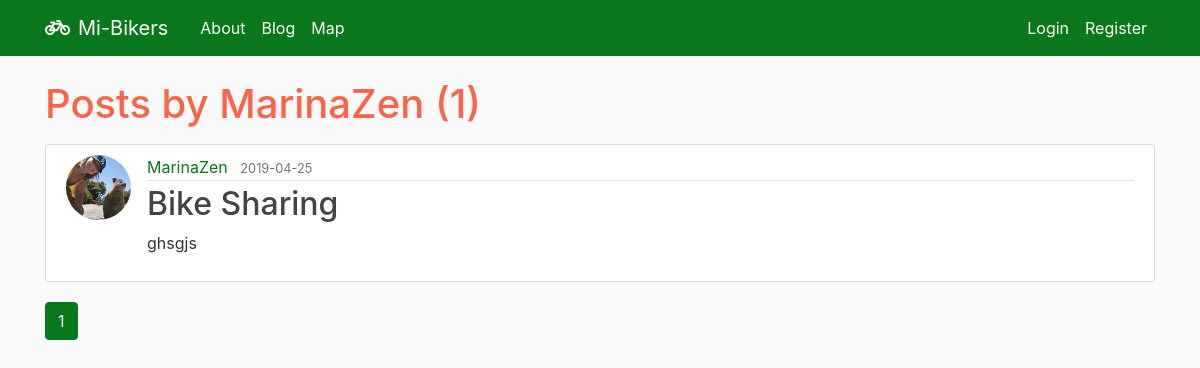
Page /user/MarinaZen on the committed database.
### flaskblog/models.py (models this page shows, shortened)
class User(db.Model, UserMixin):
    id = db.Column(db.Integer, primary_key=True)
    username = db.Column(db.String(20), unique=True, nullable=False)
    email = db.Column(db.String(120), unique=True, nullable=False)
    image_file = db.Column(db.String(20), nullable=False, default='default.jpg')
    password = db.Column(db.String(60), nullable=False)
    posts = db.relationship('Post', backref='author', lazy=True)

class Post(db.Model):
    id = db.Column(db.Integer, primary_key=True)
    title = db.Column(db.String(100), nullable=False)
    date_posted = db.Column(db.DateTime, nullable=False, default=datetime.utcnow)
    content = db.Column(db.Text, nullable=False)
    user_id = db.Column(db.Integer, db.ForeignKey('user.id'), nullable=False)

### flaskblog/users/routes.py (the view)
@users.route("/user/<string:username>")
def user_posts(username):
    page = request.args.get('page', 1, type=int)
    user = User.query.filter_by(username=username).first_or_404()
    posts = Post.query.filter_by(author=user)\
        .order_by(Post.date_posted.desc())\
        .paginate(page=page, per_page=5)
    return render_template('user_posts.html', posts=posts, user=user)

### flaskblog/templates/user_posts.html
{% extends "layout.html" %}
{% block content %}
    <h1 class="mb-3">Posts by {{ user.username }} ({{ posts.total }})</h1>
    {% for post in posts.items %}
        <article class="media content-section">
          <img class="rounded-circle article-img" src="{{ url_for('static', filename='profile_pics/' + post.author.image_file) }}">
          <div class="media-body">
            <div class="article-metadata">
              <a class="mr-2" href="{{ url_for('users.user_posts', username=post.author.username) }}">{{ post.author.username }}</a>
              <small class="text-muted">{{ post.date_posted.strftime('%Y-%m-%d') }}</small>
            </div>
            <h2><a class="article-title" href="{{ url_for('posts.post', post_id=post.id) }}">{{ post.title }}</a></h2>
            <p class="article-content">{{ post.content }}</p>
          </div>
        </article>
    {% endfor %}
    {% for page_num in posts.iter_pages(left_edge=1, right_edge=1, left_current=1, right_current=2) %}
      {% if page_num %}
        {% if posts.page == page_num %}
          <a class="btn btn-info mb-4" href="{{ url_for('users.user_posts', username=user.username, page=page_num) }}">{{ page_num }}</a>
        {% else %}
          <a class="btn btn-outline-info mb-4" href="{{ url_for('users.user_posts', username=user.username, page=page_num) }}">{{ page_num }}</a>
        {% endif %}
      {% else %}
        ...
      {% endif %}
    {% endfor %}
{% endblock content %}

### flaskblog/static/css/main.css (style rules this page uses)
body { background: #fafafa; color: #333333; margin-top: 3.5rem; }
a { color: rgb(9, 119, 27); text-decoration: none; background-color: transparent; }
h1, h2, h3, h4, h5, h6 { color: #ff6347; }
.content-section { background: #ffffff; padding: 10px 20px; border: 1px solid #dddddd; border-radius: 3px; margin-bottom: 20px; }
.article-title { color: #444444; }
.article-content { white-space: pre-line; }
.article-img { height: 65px; width: 65px; margin-right: 16px; }
.article-metadata { padding-bottom: 1px; margin-bottom: 4px; border-bottom: 1px solid #e3e3e3 }
.btn-info { color: #fff; background-color: rgb(9, 119, 27); border-color: rgb(9, 119, 27); }

### rows in the picture
User: username "MarinaZen"
Post: image_file (picture), author.username "MarinaZen", date_posted "2019-04-25", title "Bike Sharing", content "ghsgjs"

### other values in the picture
{{ posts.total }} "1"
{{ page_num }} "1"
